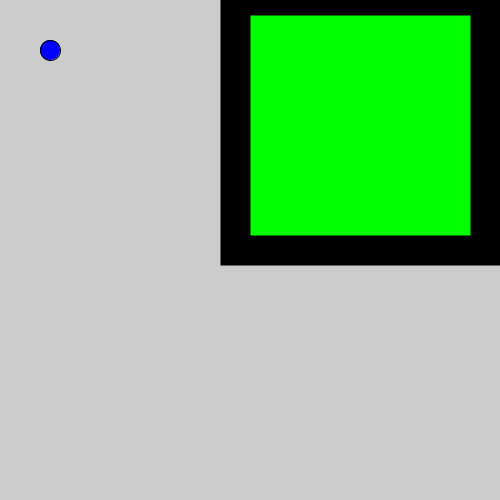
Frame 1 (no input)
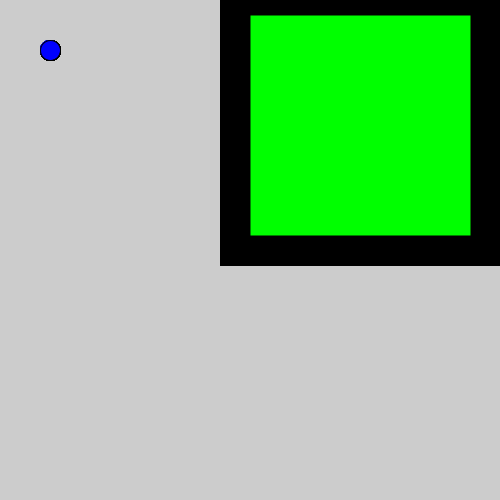
Frame 60 (the mouse pressed at the canvas centre just before this capture)
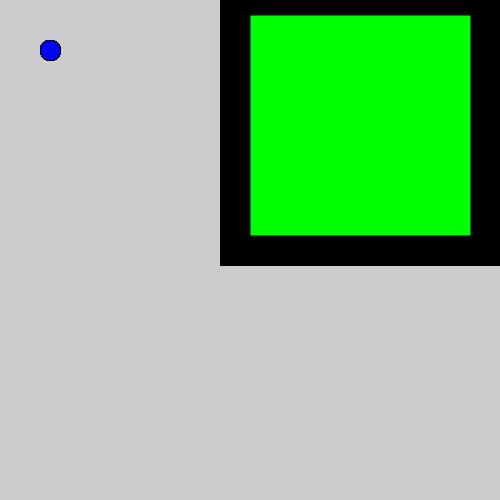
Frame 120 (the mouse held since frame 60 and released just before this capture)

The Processing sketch that drew these frames (run headless with seeded random() and noise(); from frame 60 on, the mouse is pressed at the canvas centre):

// Processing sketch: formasBasicas_2
// ── formasBasicas_2.pde
void setup() {
  size(500, 500);
}

void draw() {

  //line(0,height,width,0);
  
  fill(0,255,0);
  //stroke(255,0,0);
  strokeWeight(30);
  rect(width/2-15,0,width/2,height/2);
  
  fill(0,0,255);
  strokeWeight(1);
  stroke(0);
  ellipse(50,50,20,20);
}
